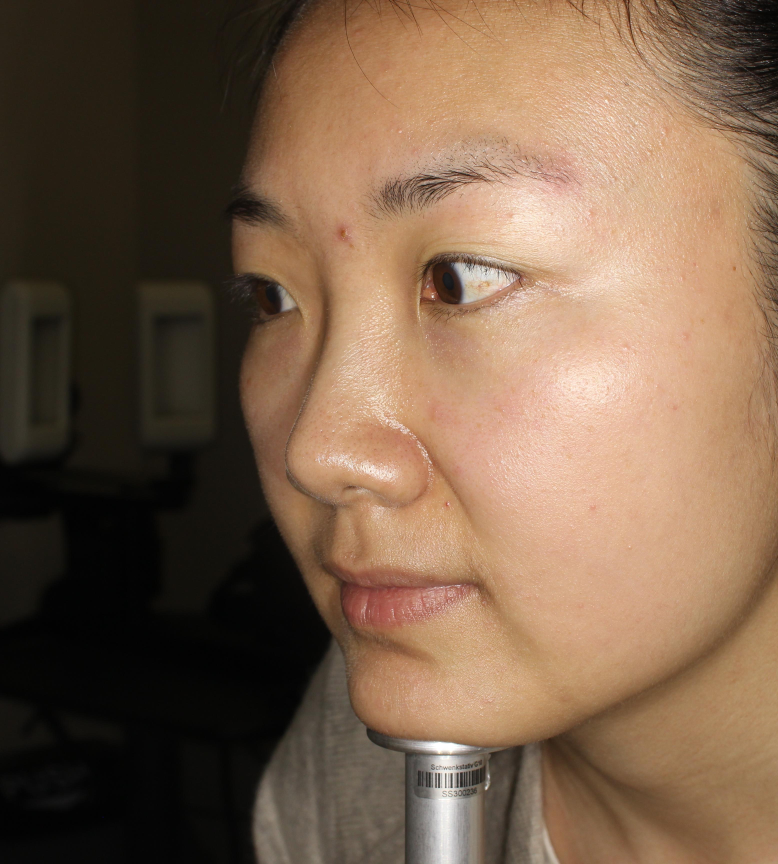
#> input picture ML/Skin_metrics/Acne/acne_images/Level 0/levle0_108.jpg, 3112 x 3456 px (shown at 1/4 size)
$ python -i skin_detection.py   (imports and definitions only)
#> lines starting #> are read from the running program, lines starting #| are printed output that depends on the picture; after the words box and inside, x2 and y2 are one past the last pixel; in counts of white or black regions, pixels touching at a corner belong together
import cv2
import numpy as np
import pandas as pd
import matplotlib.pyplot as plt
from sklearn.cluster import KMeans

pd.options.mode.chained_assignment = None  # default='warn'

# main


def skin_detection(img_path):
    original = read_image(img_path)
    images = image_conversions(original)
    height, width = skin_predict(images)
    dframe, dframe_removed = dataframe(images)
    skin_cluster_row, skin_cluster_label = skin_cluster(dframe)
    cluster_label_mat = cluster_matrix(
        dframe, dframe_removed, skin_cluster_label, height, width)
    final_segment(images, cluster_label_mat)
#     display_all_images(images)
    # write_all_images(images)
    skin_cluster_row = np.delete(skin_cluster_row, 1)
    skin_cluster_row = np.delete(skin_cluster_row, 2)
    return np.delete(skin_cluster_row, -1)
    # return images["final_segment"]


# Plot Histogram and Threshold values
def plot_histogram(histogram, bin_edges, Totsu, Tmax, Tfinal):
    plt.figure()
    plt.title("Image Histogram")
    plt.xlabel("pixel value")
    plt.ylabel("pixel frequency")
    plt.xlim([0, 256])
    plt.plot(bin_edges[0:-1], histogram)  # <- or here
    plt.axvline(x=Tmax, label="Tmax", color='red', linestyle="--")
    plt.axvline(x=Totsu, label="Totsu", color='green', linestyle="--")
    plt.axvline(x=Tfinal, label="Tfinal", color='yellow', linestyle="-")
    plt.legend()
    plt.show()

# display an image plus label and wait for key press to continue


# [6 lines left out: function display_image, not called in this run]

# Display all images


def display_all_images(images):
    for key, value in images.items():
        display_image(value, key)

# write all images


def write_all_images(images):
    for key, value in images.items():
        cv2.imwrite(key+'.jpg', value)

# read in image into openCV


def read_image(dir):
    maxwidth, maxheight = 400, 500
    image_path = dir
    img_BGR = cv2.imread(image_path, 3)
#> img_BGR is the input picture: shape (3456, 3112, 3); mean B, G, R 75, 96.6, 122.2
    f1 = maxwidth / img_BGR.shape[1]
    f2 = maxheight / img_BGR.shape[0]
    f = min(f1, f2)  # resizing factor
    dim = (int(img_BGR.shape[1] * f), int(img_BGR.shape[0] * f))
    img_BGR = cv2.resize(img_BGR, dim)
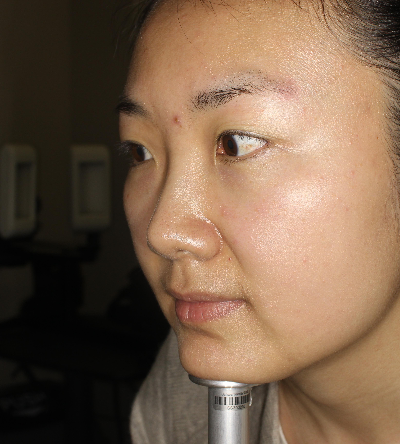
#> img_BGR: shape (444, 400, 3); mean B, G, R 75, 96.5, 122.1
    # img_BGR = cv2.resize(img_BGR, (375, 500))
    return img_BGR

# segment using otsu binarization and thresholding


def thresholding(images):
    histogram, bin_edges = np.histogram(
        images["grayscale"].ravel(), 256, [0, 256])
#> histogram = 256 values, max 4772 at index 3, min 0 at index 0, mean 693.8; bin_edges = 257 values from 0 to 256
    Totsu, threshold_image_otsu = cv2.threshold(
        images["grayscale"], 0, 255, cv2.THRESH_BINARY_INV + cv2.THRESH_OTSU)
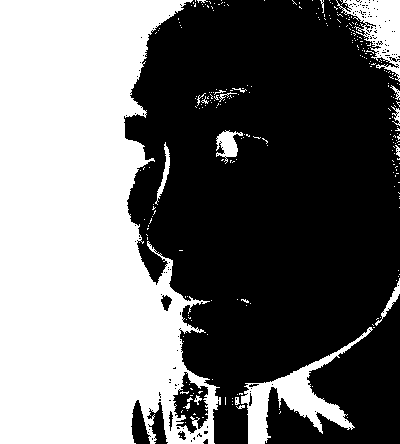
#> threshold_image_otsu: shape (444, 400); 43.7% white; 274 white regions (256 under 20 px), largest, box (x1, y1, x2, y2) and area: (0, 0, 221, 444) 69773, (241, 327, 373, 444) 3703, (336, 0, 400, 82) 2281
#> Totsu = 93
    Tmax = np.where(histogram[:] == max(histogram[:]))[0][0]
#> Tmax = 3
    Tfinal = round((Tmax + Totsu)/2) if Tmax > 10 else round((Tmax + Totsu)/4)
#> Tfinal = 24

    plot_histogram(histogram, bin_edges, Totsu, Tmax, Tfinal)
#> in plot_histogram, `plt.show()`:
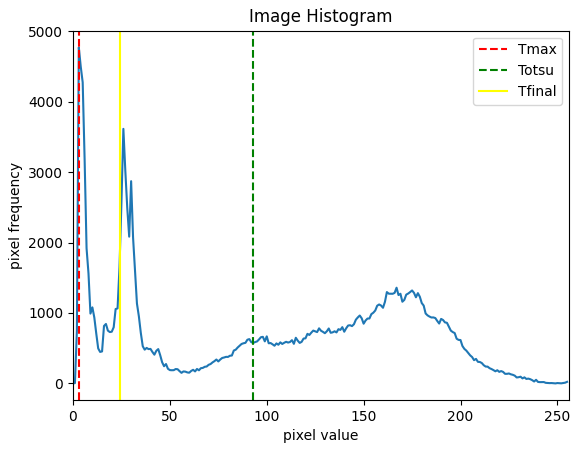
#> figure drawn by matplotlib, 1 panel; curve peaks at x = 3, y = 4772

    threshold_type = (cv2.THRESH_BINARY if Tmax <
                      220 else cv2.THRESH_BINARY_INV)
#> threshold_type = 0
    Tfinal, threshold_image = cv2.threshold(
        images["grayscale"], Tfinal, 255, threshold_type)
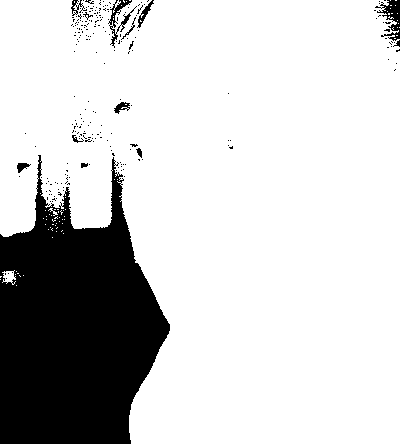
#> threshold_image: shape (444, 400); 80.6% white; 236 black regions (223 under 20 px), largest, box (x1, y1, x2, y2) and area: (0, 155, 170, 444) 32722, (375, 0, 400, 41) 440, (108, 0, 137, 48) 326

    masked_img = cv2.bitwise_and(
        images["BGR"], images["BGR"], mask=threshold_image)
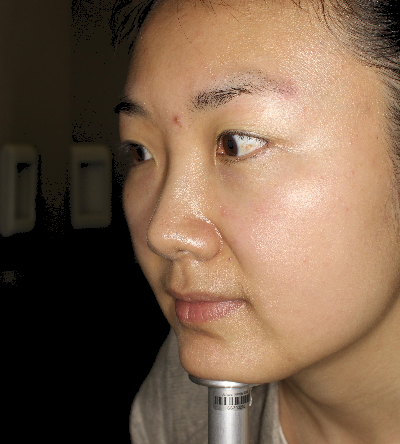
#> masked_img: shape (444, 400, 3); mean of channels 0, 1, 2 73.5, 94.7, 120.1; drawn as B, G, R
#> in skin_detection, `images = image_conversions(original)`: images = 5 items
    return masked_img


# Grayscle and Thresholding and HSV & YCrCb color space conversions
def image_conversions(img_BGR):
    images = {
        "BGR": img_BGR,
        "grayscale": cv2.cvtColor(img_BGR, cv2.COLOR_BGR2GRAY)
    }
    images["thresholded"] = thresholding(images)
    images["HSV"] = cv2.cvtColor(
        images["thresholded"], cv2.COLOR_BGR2HSV)
    images["YCrCb"] = cv2.cvtColor(
        images["thresholded"], cv2.COLOR_BGR2YCrCb)
    # display_all_images(images)
    return images


# Predict skin pixels
def skin_predict(images):
    height, width = images["grayscale"].shape
    images["skin_predict"] = np.empty_like(images["grayscale"])
    images["skin_predict"][:] = images["grayscale"]

    for i in range(height):
        for j in range(width):
            if((images["HSV"].item(i, j, 0) <= 170) and (140 <= images["YCrCb"].item(i, j, 1) <= 170) and (90 <= images["YCrCb"].item(i, j, 2) <= 120)):
                images["skin_predict"][i, j] = 255
            else:
                images["skin_predict"][i, j] = 0
#> after the loop, images = 6 items
#> in skin_detection, `height, width = skin_predict(images)`: height = 444; width = 400
    return height, width

# Contruction the dataframe for K-means clustering


def dataframe(images):
    dframe = pd.DataFrame()
    dframe['H'] = images["HSV"].reshape([-1, 3])[:, 0]

    # Getting the y-x coordintated
    gray = cv2.cvtColor(images["thresholded"], cv2.COLOR_BGR2GRAY)
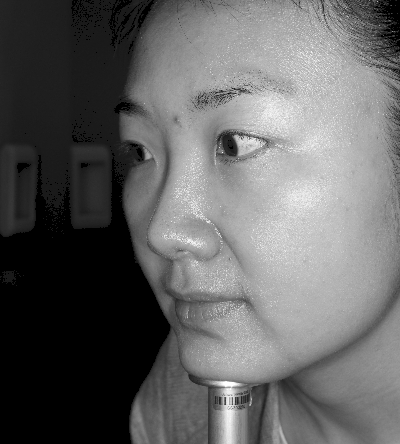
#> gray: shape (444, 400); min 0, max 255, mean 99.9
    yx_coords = np.column_stack(np.where(gray >= 0))
#> yx_coords = 177600 pairs, first value 0 to 443, second value 0 to 399
#> in skin_detection, `dframe, dframe_removed = dataframe(images)`: dframe = table of 142941 rows and 6 columns; dframe_removed = table of 34659 rows and 6 columns
#> in skin_detection, `skin_cluster_row, skin_cluster_label = skin_cluster(dframe)`: skin_cluster_row = [[13.1, 119.5, 264.1, 151.1, 105.2, 247]]; skin_cluster_label = 2
    dframe['Y'] = yx_coords[:, 0]
    dframe['X'] = yx_coords[:, 1]

    dframe['Cr'] = images["YCrCb"].reshape([-1, 3])[:, 1]
    dframe['Cb'] = images["YCrCb"].reshape([-1, 3])[:, 2]
    dframe['I'] = images["skin_predict"].reshape(
        [1, images["skin_predict"].size])[0]

    # Remove Black pixels - which are already segmented
    dframe_removed = dframe[dframe['H'] == 0]
    dframe.drop(dframe[dframe['H'] == 0].index, inplace=True)
    return dframe, dframe_removed

# cluster skin pixels using K-means


def skin_cluster(dframe):
    # K-means
    kmeans = KMeans(
        init="random",
        n_clusters=3,
        n_init=5,
        max_iter=100,
        random_state=42
    )
    kmeans.fit(dframe)

    # Get the skin cluster label - which has the highest I value
    km_cc = kmeans.cluster_centers_
    skin_cluster_row = km_cc[km_cc[:, -1] == max(km_cc[:, -1]), :]
    skin_cluster_label = np.where(
        [np.allclose(row, skin_cluster_row) for row in km_cc])[0][0]

    # Add cluster-label column to the dataframe
    dframe['cluster'] = kmeans.labels_
    return skin_cluster_row, skin_cluster_label


# Append removed pixels to the dataframe and get cluster matrix
def cluster_matrix(dframe, dframe_removed, skin_cluster_label, height, width):
#> called with skin_cluster_label = 2, height = 444, width = 400
    dframe_removed['cluster'] = np.full((len(dframe_removed.index), 1), -1)
    dframe = pd.concat([dframe, dframe_removed], ignore_index=False).sort_index()
    dframe['cluster'] = (dframe['cluster'] ==
                         skin_cluster_label).astype(int) * 255
    cluster_label_mat = np.asarray(
        dframe['cluster'].values.reshape(height, width), dtype=np.uint8)
#> cluster_label_mat: shape (444, 400); 34.7% white; 22 white regions (21 under 20 px), largest, box (x1, y1, x2, y2) and area: (119, 0, 400, 242) 61579
    return cluster_label_mat

# final segmentation


def final_segment(images, cluster_label_mat):
    final_segment_img = cv2.bitwise_and(
        images["BGR"], images["BGR"], mask=cluster_label_mat)
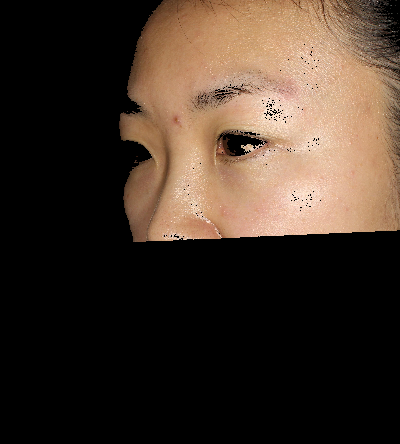
#> final_segment_img: shape (444, 400, 3); mean of channels 0, 1, 2 40.4, 51.4, 65.6; drawn as B, G, R
    images["final_segment"] = final_segment_img
    # display_image(final_segment_img, "final segmentation")


# print(skin_detection("images\Optimized-selfieNig-cropped.jpg"))

>>> result = skin_detection('../../../ML/Skin_metrics/Acne/acne_images/Level 0/levle0_108.jpg')
#> in skin_detection, `skin_cluster_row = np.delete(skin_cluster_row, 1)`: skin_cluster_row = [13.1, 264.1, 151.1, 105.2, 247]
#> in skin_detection, `skin_cluster_row = np.delete(skin_cluster_row, 2)`: skin_cluster_row = [13.1, 264.1, 105.2, 247]
#> result = [13.1, 264.1, 105.2]

$ run again, on ML/Skin_metrics/Acne/acne_images/Level 0/levle0_115.jpg
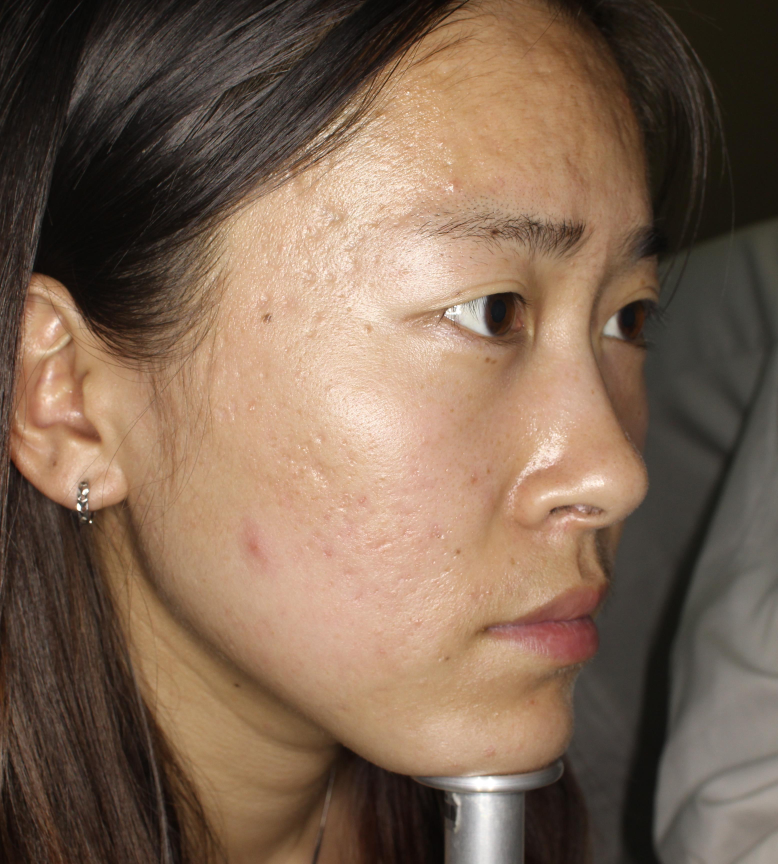
#> input picture ML/Skin_metrics/Acne/acne_images/Level 0/levle0_115.jpg, 3112 x 3456 px (shown at 1/4 size)
#> in read_image, img_BGR is the input picture: shape (3456, 3112, 3); mean B, G, R 83.2, 101.8, 125.6
#> img_BGR: shape (444, 400, 3)
#> histogram = 256 values, max 2148 at index 23, min 0 at index 0, mean 693.8; bin_edges = 257 values from 0 to 256
#> in thresholding, `Totsu, threshold_image_otsu = cv2.threshold( images["grayscale"], 0, 2..`:
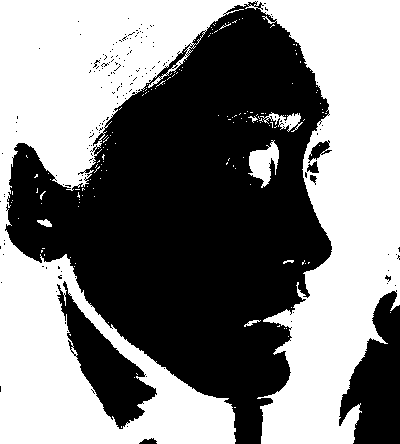
#> threshold_image_otsu: shape (444, 400); 50.6% white; 166 black regions (158 under 20 px), largest, box (x1, y1, x2, y2) and area: (5, 1, 332, 444) 76098, (339, 290, 400, 444) 5775, (57, 281, 157, 429) 5043
#> Totsu = 107
#> Tmax = 23
#> Tfinal = 65
#> threshold_type = 0
#> threshold_image: shape (444, 400); 64.8% white; 215 black regions (205 under 20 px), largest, box (x1, y1, x2, y2) and area: (265, 0, 400, 444) 26528, (0, 0, 241, 198) 19777, (0, 235, 114, 444) 12108
#> in skin_detection, `images = image_conversions(original)`: images = 5 items
#> after the loop in skin_predict, `for i in range(height):`: images = 6 items
#> in skin_detection, `height, width = skin_predict(images)`: height = 444; width = 400
#> yx_coords = 177600 pairs, first value 0 to 443, second value 0 to 399
#> dframe = table of 114581 rows and 6 columns; dframe_removed = table of 63019 rows and 6 columns
#> in skin_detection, `skin_cluster_row, skin_cluster_label = skin_cluster(dframe)`: skin_cluster_row = [[12.91, 295.5, 151.7, 149.6, 106.8, 247.7]]; skin_cluster_label = 2
#> cluster_label_mat: shape (444, 400); 31.3% white; 228 white regions (214 under 20 px), largest, box (x1, y1, x2, y2) and area: (0, 141, 326, 444) 53644, (0, 354, 27, 427) 605, (9, 304, 34, 382) 382
#> in final_segment, `final_segment_img = cv2.bitwise_and( images["BGR"], images["BGR"], mas..`:
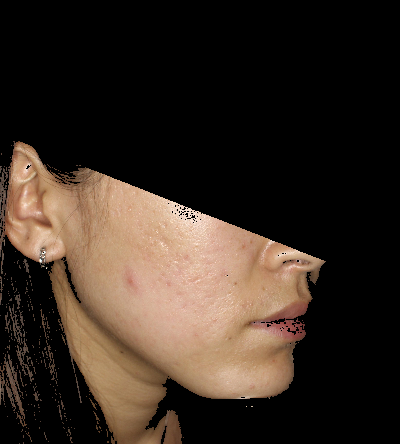
#> final_segment_img: shape (444, 400, 3); mean of channels 0, 1, 2 34.3, 43.5, 55.6; drawn as B, G, R
#> in skin_detection, `skin_cluster_row = np.delete(skin_cluster_row, 1)`: skin_cluster_row = [12.91, 151.7, 149.6, 106.8, 247.7]
#> in skin_detection, `skin_cluster_row = np.delete(skin_cluster_row, 2)`: skin_cluster_row = [12.91, 151.7, 106.8, 247.7]
#> result = [12.91, 151.7, 106.8]

$ run again, on ML/Skin_metrics/Acne/acne_images/Level 0/levle0_130.jpg
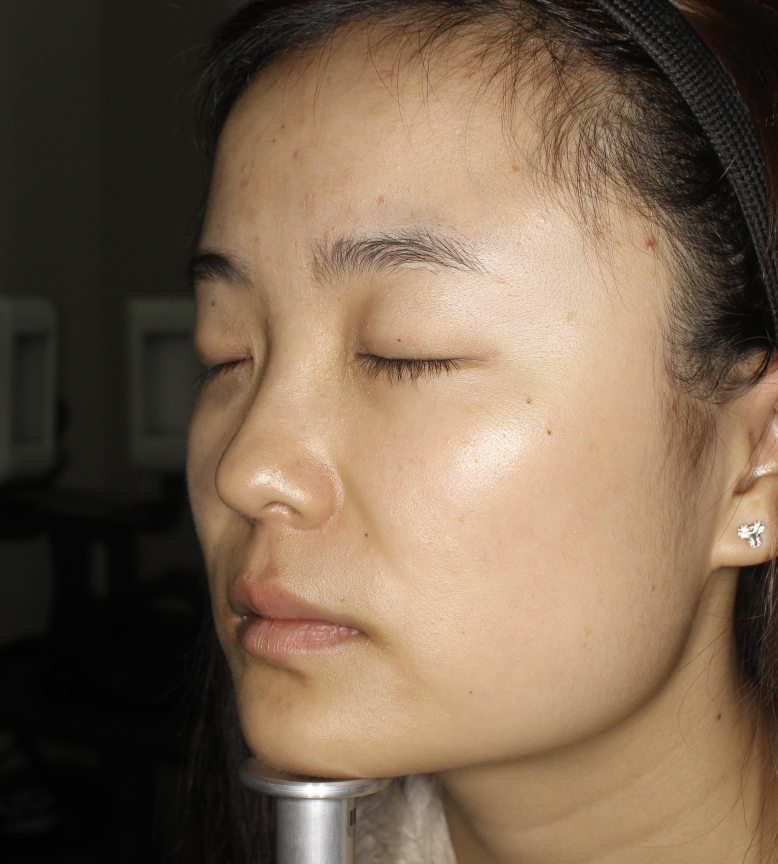
#> input picture ML/Skin_metrics/Acne/acne_images/Level 0/levle0_130.jpg, 3112 x 3456 px (shown at 1/4 size)
#> in read_image, img_BGR is the input picture: shape (3456, 3112, 3); mean B, G, R 78.5, 99.2, 119.8
#> img_BGR: shape (444, 400, 3)
#> histogram = 256 values, max 5331 at index 4, min 0 at index 0, mean 693.8; bin_edges = 257 values from 0 to 256
#> in thresholding, `Totsu, threshold_image_otsu = cv2.threshold( images["grayscale"], 0, 2..`:
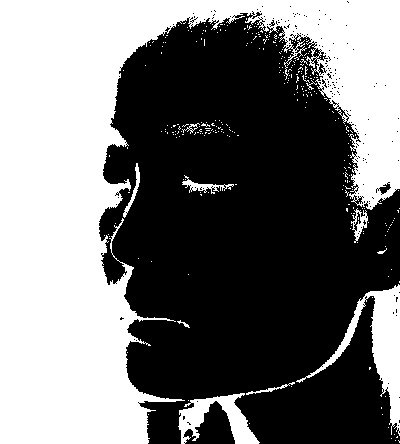
#> threshold_image_otsu: shape (444, 400); 45.2% white; 306 white regions (295 under 20 px), largest, box (x1, y1, x2, y2) and area: (0, 0, 400, 444) 73470, (296, 284, 400, 436) 3569, (178, 393, 260, 444) 1768
#> Totsu = 96
#> Tmax = 4
#> Tfinal = 25
#> threshold_type = 0
#> threshold_image: shape (444, 400); 80.2% white; 480 black regions (464 under 20 px), largest, box (x1, y1, x2, y2) and area: (0, 115, 142, 444) 24871, (311, 0, 400, 100) 3145, (283, 0, 400, 182) 2939
#> in skin_detection, `images = image_conversions(original)`: images = 5 items
#> after the loop in skin_predict, `for i in range(height):`: images = 6 items
#> in skin_detection, `height, width = skin_predict(images)`: height = 444; width = 400
#> yx_coords = 177600 pairs, first value 0 to 443, second value 0 to 399
#> dframe = table of 141970 rows and 6 columns; dframe_removed = table of 35630 rows and 6 columns
#> in skin_detection, `skin_cluster_row, skin_cluster_label = skin_cluster(dframe)`: skin_cluster_row = [[14.35, 137.2, 222.6, 146.6, 107.7, 255]]; skin_cluster_label = 0
#> cluster_label_mat: shape (444, 400); 29% white; 117 white regions (115 under 20 px), largest, box (x1, y1, x2, y2) and area: (97, 3, 400, 270) 51154, (347, 0, 362, 6) 40
#> in final_segment, `final_segment_img = cv2.bitwise_and( images["BGR"], images["BGR"], mas..`:
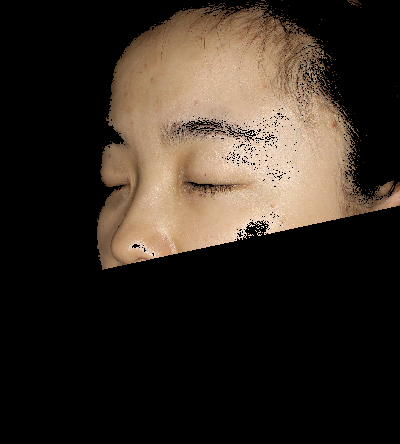
#> final_segment_img: shape (444, 400, 3); mean of channels 0, 1, 2 34.4, 43, 52.4; drawn as B, G, R
#> in skin_detection, `skin_cluster_row = np.delete(skin_cluster_row, 1)`: skin_cluster_row = [14.35, 222.6, 146.6, 107.7, 255]
#> in skin_detection, `skin_cluster_row = np.delete(skin_cluster_row, 2)`: skin_cluster_row = [14.35, 222.6, 107.7, 255]
#> result = [14.35, 222.6, 107.7]
